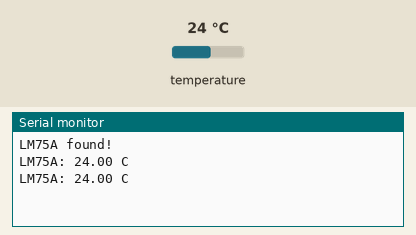
This sketch was run on a simulated ESP32. Shown: the last lines printed to the serial monitor. Wiring (inferred from the names in the program): LM75 temperature sensor at I2C address 0x48. Inputs (shaded band) come from the test bench; at power-on: temperature 24 °C.

Above: at 2.8 s.
2.9 s: temperature set to 12 °C
At 4.5 s:
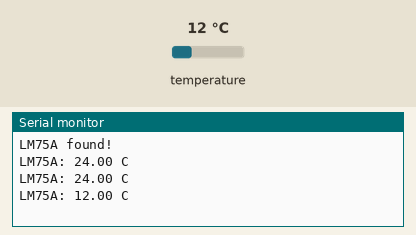
5.6 s: temperature set to 19 °C
At 7.2 s:
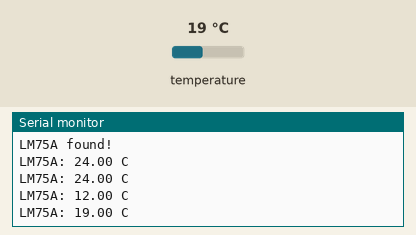
Timing chart, 0 to 8.7 s (numbered marks = the images above; inputs shaded):
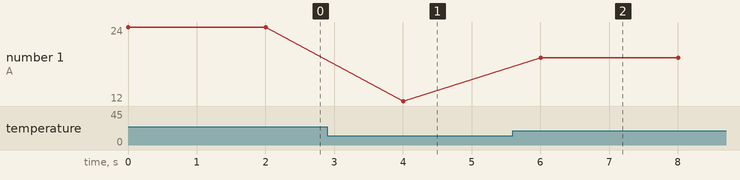

The sketch:

fan_controller_and_temp_sensor_draft.ino
```cpp
#include <Wire.h>
// #include <Adafruit_EMC2101.h>

// Adafruit_EMC2101 emc2101;

#define I2C_SDA     12
#define I2C_SCL     11
#define LM75A_ADDR  0x48   // default; change if you've jumpered A0-A2

// Read LM75A temperature in °C. Returns NAN on bus error.
float readLM75A() {
  Wire.beginTransmission(LM75A_ADDR);
  Wire.write(0x00);  // point to temperature register
  if (Wire.endTransmission() != 0) return NAN;

  if (Wire.requestFrom(LM75A_ADDR, 2) != 2) return NAN;
  uint8_t msb = Wire.read();
  uint8_t lsb = Wire.read();

  // 16-bit signed, valid data in bits 15..5; arithmetic shift preserves sign
  int16_t raw = ((int16_t)msb << 8) | lsb;
  return (raw >> 5) * 0.125f;
}

void setup() {
  Serial.begin(115200);
  while (!Serial) delay(10);

  Wire.begin(I2C_SDA, I2C_SCL);

  // if (!emc2101.begin()) {
  //   Serial.println("Failed to find EMC2101 at 0x4C - check wiring");
  //   while (1) delay(10);
  // }
  // Serial.println("EMC2101 found!");

  // Verify LM75A is responding
  Wire.beginTransmission(LM75A_ADDR);
  if (Wire.endTransmission() == 0) {
    Serial.println("LM75A found!");
  } else {
    Serial.println("WARNING: LM75A not responding at 0x48");
  }

  // emc2101.enableTachInput(true);
  // emc2101.setPWMDivisor(0);
  // emc2101.setDutyCycle(50);
}

void loop() {
  // static int duty = 25;
  // static int step = 5;

  // emc2101.setDutyCycle(duty);

  // float chipTemp = emc2101.getInternalTemperature();
  float extTemp  = readLM75A();

  // Serial.print("Duty: ");
  // Serial.print(duty);
  // Serial.print("%  |  RPM: ");
  // Serial.print(emc2101.getFanRPM());
  // Serial.print("  |  EMC2101 chip: ");
  // Serial.print(chipTemp, 1);
  // Serial.print(" C  |  External (LM75A): ");
  Serial.print("LM75A: ");
  if (isnan(extTemp)) {
    Serial.println("READ ERROR");
  } else {
    Serial.print(extTemp, 2);
    Serial.println(" C");
  }

  // duty += step;
  // if (duty >= 100 || duty <= 25) step = -step;

  delay(2000);
}
```

Measured:
- after the input at 2.9 s, the serial monitor: prints a new line after 1.1 s (image 1)
- after the input at 5.6 s, the serial monitor: prints a new line after 0.40 s (image 2)
- plotted number 1: 24 → 12 after the input at 2.9 s, 12 → 19 after the input at 5.6 s
